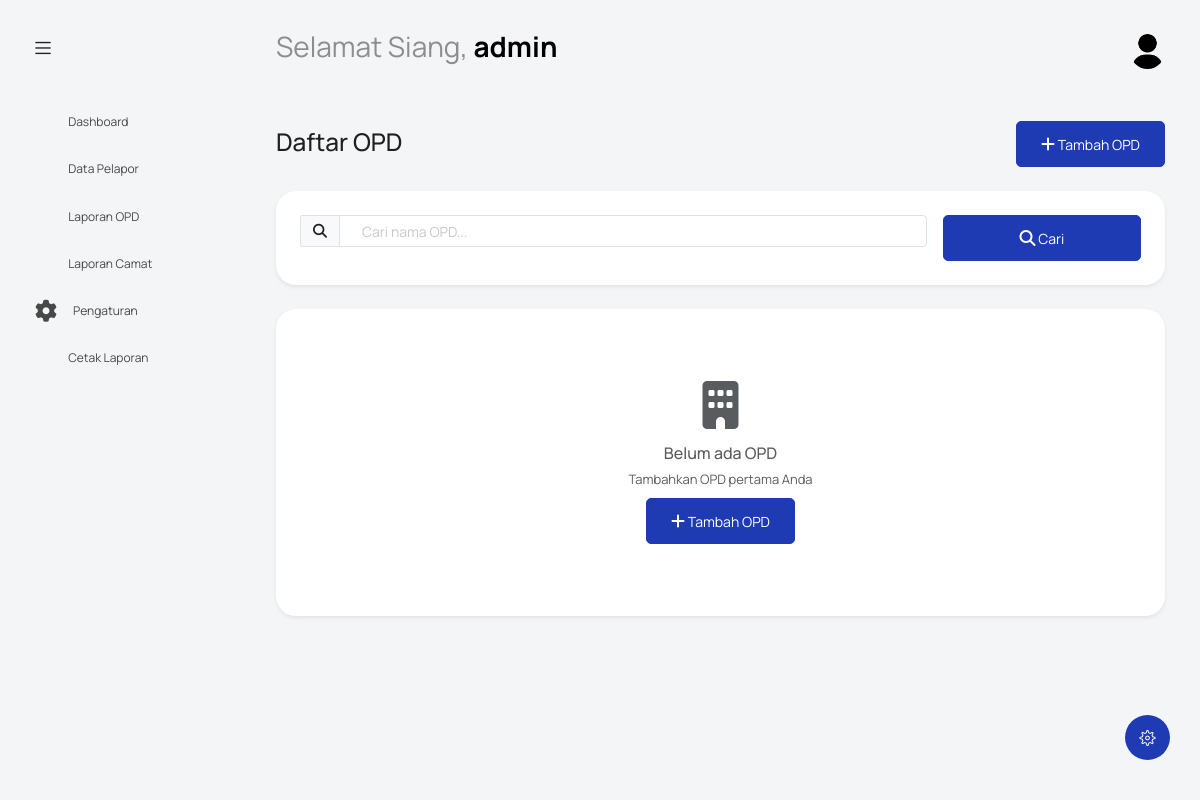
The app's page /index.php?controller=opd&action=index (signed in), older data.
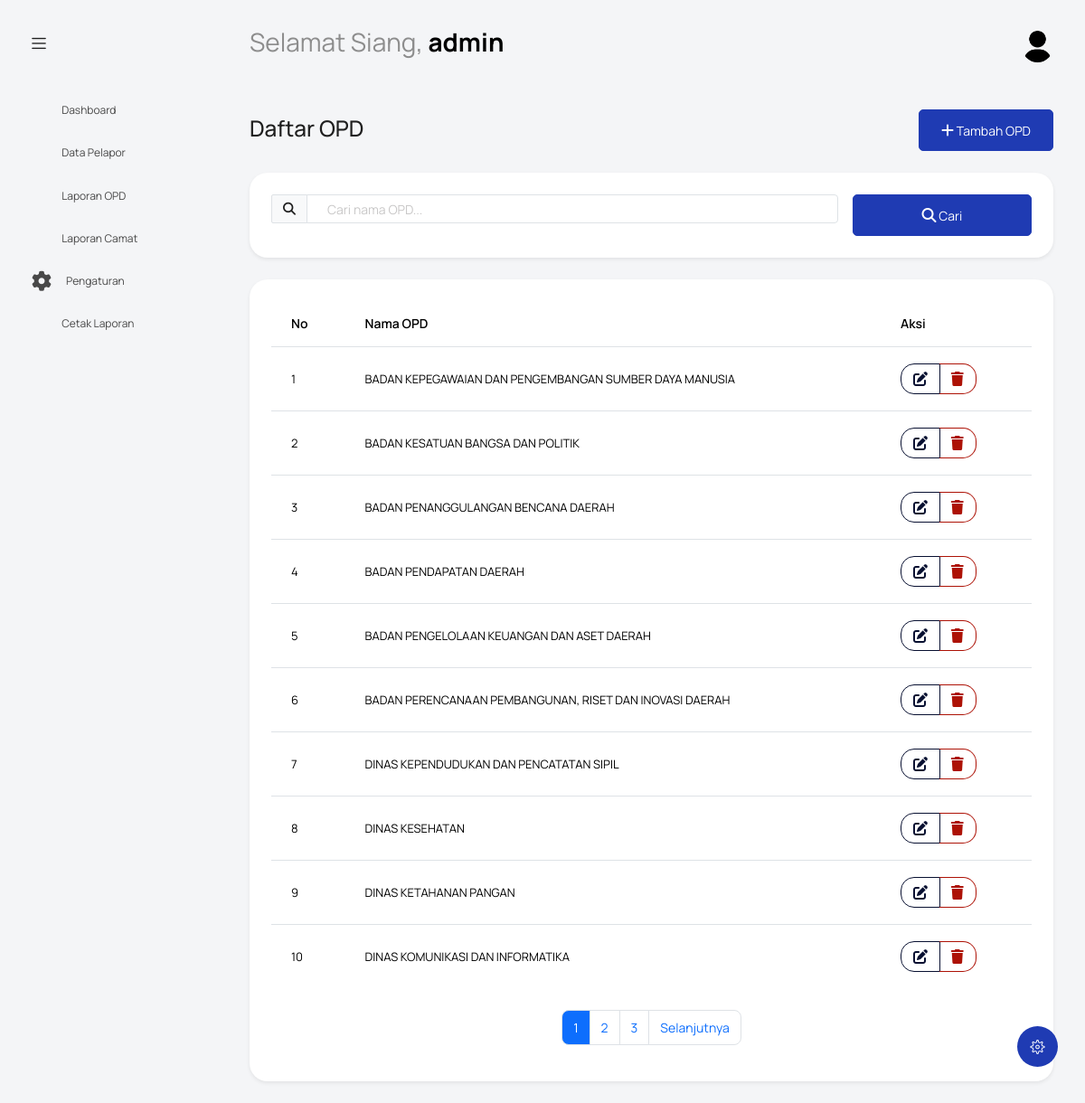
The same page, newer data.
### tables this page shows
CREATE TABLE `opd` (
  `id_opd` int NOT NULL,
  `nama_opd` varchar(150) NOT NULL,
  `created_at` timestamp NULL DEFAULT CURRENT_TIMESTAMP,
  `updated_at` timestamp NULL DEFAULT CURRENT_TIMESTAMP ON UPDATE CURRENT_TIMESTAMP
);

### controllers/OPDController.php (called while the page is built, shortened)
<?php
require_once 'models/OPDModel.php';
class OPDController {
    private $opdModel;
    public function __construct() {
        $this->opdModel = new OPDModel();
    }
    public function index() {
        $page = isset($_GET['page']) ? (int)$_GET['page'] : 1;
        $limit = 10;
        $search = isset($_GET['search']) ? trim($_GET['search']) : '';
        $result = $this->opdModel->getAllOPD($page, $limit, $search);
        $opds = $result['data'];
        $total = $result['total'];
        $total_pages = ceil($total / $limit);
        require_once 'views/opd/index.php';
    }
}

### config/koneksi.php (called while the page is built, shortened)
<?php
$koneksi = new mysqli(DB_HOST, DB_USER, DB_PASS, DB_NAME);
$koneksi->set_charset("utf8mb4");
function getKoneksi() {
    global $koneksi;
    return $koneksi;
}

### models/OPDModel.php (called while the page is built, shortened)
<?php
require_once __DIR__ . '/../config/koneksi.php';
class OPDModel {
    public $db;
    public function __construct() {
        $this->db = getKoneksi();
    }
    public function getAllOPD($page = 1, $limit = 10, $search = '') {
        $offset = ($page - 1) * $limit;
        $whereClause = "";
        $query = "SELECT * FROM opd $whereClause ORDER BY nama_opd ASC LIMIT $limit OFFSET $offset";
        $result = $this->db->query($query);
        $data = [];
        if ($result) {
            while ($row = $result->fetch_assoc()) {
                $data[] = $row;
            }
        }
        $countQuery = "SELECT COUNT(*) as total FROM opd $whereClause";
        $countResult = $this->db->query($countQuery);
        $total = 0;
        if ($countResult) {
            $totalRow = $countResult->fetch_assoc();
            $total = $totalRow['total'];
        }
        return [
            'data' => $data,
            'total' => $total,
            'per_page' => $limit,
            'current_page' => $page,
            'total_pages' => $total > 0 ? ceil($total / $limit) : 1
        ];
    }
}

### views/opd/index.php (the view, shortened to what the changed rows need)
<?php include('template/header.php'); ?>
<body class="with-welcome-text">
  <div class="container-scroller">
    <?php include 'template/navbar.php'; ?>
    <div class="container-fluid page-body-wrapper">
      <div class="main-panel">
        <div class="content-wrapper">
          <div class="row">
            <div class="col-sm-12">
              <div class="card border-0 shadow-sm">
                <div class="card-body">
                  <?php if (empty($opds)): ?>
                    <div class="text-center py-5">
                      <i class="fas fa-building text-muted" style="font-size: 3rem;"></i>
                      <h5 class="mt-3 text-muted">Belum ada OPD</h5>
                      <p class="text-muted">Tambahkan OPD pertama Anda</p>
                      <a href="index.php?controller=opd&action=create" class="btn btn-primary">
                        <i class="fas fa-plus"></i> Tambah OPD
                      </a>
                    </div>
                  <?php else: ?>
                    <div class="table-responsive">
                      <table class="table table-hover">
                        <thead>
                          <tr>
                            <th>No</th>
                            <th>Nama OPD</th>
                            <th>Aksi</th>
                          </tr>
                        </thead>
                        <tbody>
                          <?php
                          $no = ($page - 1) * $limit + 1;
                          foreach ($opds as $opd):
                          ?>
                          <tr>
                            <td><?php echo $no++; ?></td>
                            <td><?php echo htmlspecialchars($opd['nama_opd']); ?></td>
                            <td>
                              <div class="btn-group btn-group-sm">
                                <a href="index.php?controller=opd&action=edit&id=<?php echo $opd['id_opd']; ?>"
                                   class="btn btn-outline-primary" title="Edit">
                                  <i class="fas fa-edit"></i>
                                </a>
                                <button class="btn btn-outline-danger delete-btn"
                                        data-id="<?php echo $opd['id_opd']; ?>"
                                        title="Hapus">
                                  <i class="fas fa-trash"></i>
                                </button>
                              </div>
                            </td>
                          </tr>
                          <?php endforeach; ?>
                        </tbody>
                      </table>
                    </div>
                    <?php if ($total_pages > 1): ?>
                    <nav aria-label="OPD pagination" class="mt-4">
                      <ul class="pagination justify-content-center">
                        <?php
                        $start = max(1, $page - 2);
                        $end = min($total_pages, $page + 2);
                        ?>
                        <?php for ($i = $start; $i <= $end; $i++): ?>
                          <li class="page-item <?php echo $i === $page ? 'active' : ''; ?>">
                            <a class="page-link" href="?controller=opd&action=index&page=<?php echo $i; ?><?php echo isset($_GET['search']) && $_GET['search'] ? '&search=' . urlencode($_GET['search']) : ''; ?>"><?php echo $i; ?></a>
                          </li>
                        <?php endfor; ?>
                        <?php if ($page < $total_pages): ?>
                          <li class="page-item">
                            <a class="page-link" href="?controller=opd&action=index&page=<?php echo $page + 1; ?><?php echo isset($_GET['search']) && $_GET['search'] ? '&search=' . urlencode($_GET['search']) : ''; ?>">Selanjutnya</a>
                          </li>
                        <?php endif; ?>
                      </ul>
                    </nav>
                    <?php endif; ?>
                  <?php endif; ?>
                </div>
              </div>
            </div>
          </div>
        </div>
      </div>
    </div>
  </div>
</body>
</html>

Row changes from the older to the newer data that the page shows:
added opd: nama_opd "BADAN KEPEGAWAIAN DAN PENGEMBANGAN SUMBER DAYA MANUSIA"
added opd: nama_opd "BADAN KESATUAN BANGSA DAN POLITIK"
added opd: nama_opd "BADAN PENANGGULANGAN BENCANA DAERAH"
added opd: nama_opd "BADAN PENDAPATAN DAERAH"
added opd: nama_opd "BADAN PENGELOLAAN KEUANGAN DAN ASET DAERAH"
added opd: nama_opd "BADAN PERENCANAAN PEMBANGUNAN, RISET DAN INOVASI DAERAH"
added opd: nama_opd "DINAS KEPENDUDUKAN DAN PENCATATAN SIPIL"
added opd: nama_opd "DINAS KESEHATAN"
added opd: nama_opd "DINAS KETAHANAN PANGAN"
added opd: nama_opd "DINAS KOMUNIKASI DAN INFORMATIKA"
Text that changed along with them:
text no longer shown: "Belum ada OPD Tambahkan OPD pertama Anda Tambah OPD"
text now shown: "No Nama OPD Aksi Selanjutnya"
new list line: "1"
new list line: "2"
new list line: "3"
